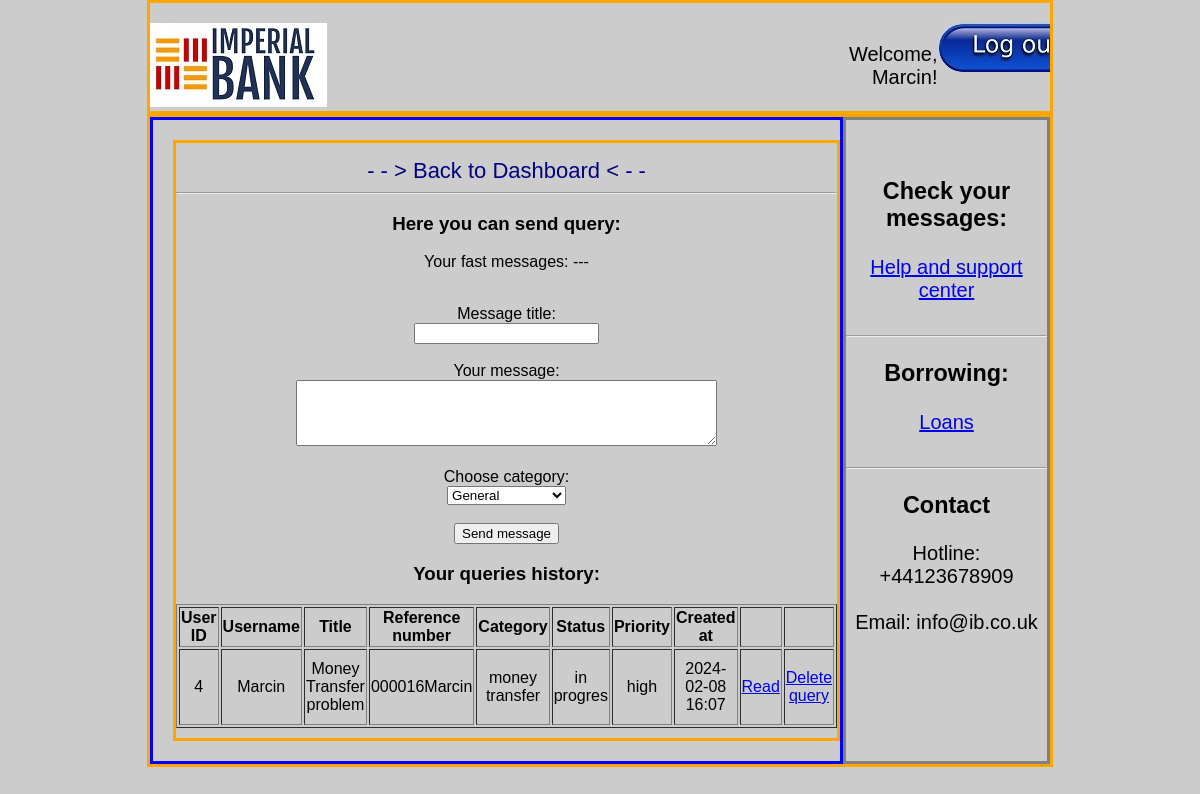
/help_center (signed in), run on an earlier commit of the app's database.
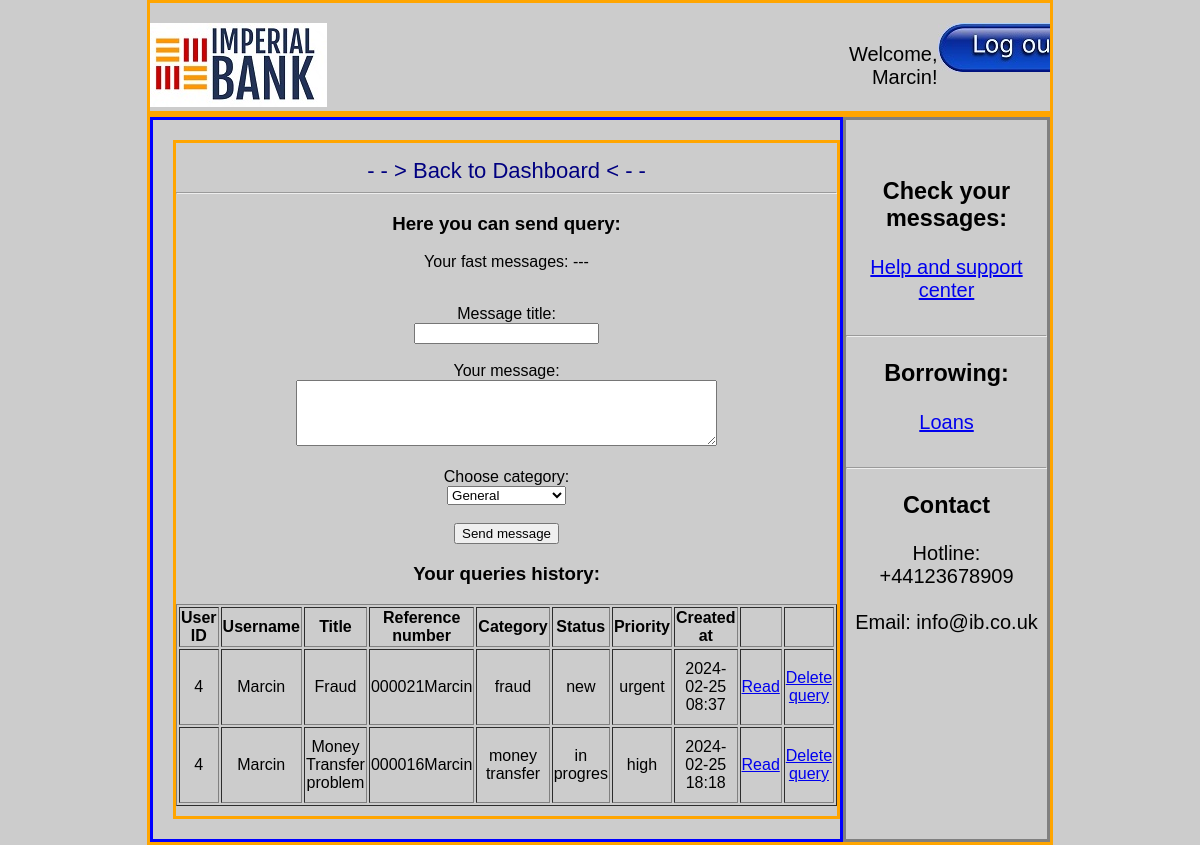
And on a later commit of the database.
### models/models.py (models this page shows, shortened)
class Users(db.Model, UserMixin):
    id = db.Column(db.Integer, primary_key=True)
    username = db.Column(db.String(50), unique=True, nullable=False)
    password_hash = db.Column(db.String(128), nullable=False)
    role = db.Column(db.String(20), nullable=False, default='client')
    email = db.Column(db.String(120), unique=True, nullable=False)
    phone_number = db.Column(db.String(20), nullable = False)
    country = db.Column(db.String(50))
    transactions = db.relationship('Transaction', backref='user', lazy=True)

class SupportTickets(db.Model):
    id = db.Column(db.Integer, primary_key=True)
    user_id = db.Column(db.Integer, db.ForeignKey('users.id'), nullable=False)
    title = db.Column(db.String(100), nullable=False)
    description = db.Column(db.Text, nullable=False)
    reference_number = db.Column(db.String(50), nullable=False)
    status = db.Column(db.String(50), nullable=False, default='new')  # values: new, in progress, closed, rejected
    priority = db.Column(db.String(50), nullable=False, default='normal')  # values: normal, high, urgent
    category = db.Column(db.String(50), nullable=False, default='general')  # values: general, fraud, service problem, money transfer
    created_at = db.Column(db.DateTime, default=datetime.utcnow)

### app.py (the view)
@app.route('/help_center', methods=['GET'])
@login_required
def help_center():
    subquery = db.session.query(SupportTickets.reference_number,func.max(SupportTickets.created_at).label('max_date')).group_by(SupportTickets.reference_number).subquery()
    user_queries = db.session.query(SupportTickets).join(subquery,(SupportTickets.reference_number == subquery.c.reference_number) &
        (SupportTickets.created_at == subquery.c.max_date)).filter(SupportTickets.user_id == current_user.id).all()
    return render_template('help_center.html', all_queries = user_queries)

### app.py (called while the page is built)
@app.before_request
def initialize_database():
    db.create_all()
    session.permanent = True

@login_manager.user_loader
def load_user(user_id):
    return Users.query.get(int(user_id))

### templates/help_center.html (shortened to what this page needs)
{% extends 'base3.html' %}
{% block precontent%}
<a href="{{ url_for('dashboard') }}" class="link3"> - - > Back to Dashboard < - - </a><br>
<hr>
<h3>Here you can send query:</h3>
{% with messages = get_flashed_messages() %}
{% if not messages %}
    <p>Your fast messages: ---</p>
{% endif %}
{% endwith %}
<br>
<form action="{{ url_for('send_query_bp.send_query') }}" method="post" role="form">
    <label for="title">Message title:</label> <br>
    <input type="text" id="title" name="title" required> <br><br>
    <label for="description">Your message: </label> <br>
    <textarea id="description" name="description" required rows="4" cols="50"></textarea> <br><br>
    <label for="category">Choose category:</label> <br>
    <select type="text" id="category" name="category" def required>
        <option value="general">General</option>
    </select> <br><br>
    <input type="submit" value="Send message"><br>
</form>
<h3>Your queries history: </h3>
<table border="1" class="center-table" >
  <thead>
      <tr>
          <th>User ID</th>
          <th>Username</th>
          <th>Title</th>
          <th>Reference number</th>
          <th>Category</th>
          <th>Status</th>
          <th>Priority</th>
          <th>Created at</th>
          <th> </th>
          <th> </th>
      </tr>
  </thead>
  <tbody>
      {% for query in all_queries %}
          <tr>
              <td>{{ query.user_id }}</td>
              <td>{{ current_user.username }}</td>
              <td>{{ query.title }}</td>
              <td>{{ query.reference_number }}</td>
              <td>{{ query.category }}</td>
              <td>{{ query.status }}</td>
              <td>{{ query.priority }}</td>
              <td>{{ query.created_at.strftime('%Y-%m-%d %H:%M') }}</td>
              <td>&nbsp; <a href="{{ url_for('read_message_bp.read_message', query_ref=query.reference_number) }}">Read</a> &nbsp;</td>
              <td>&nbsp; <a href="{{ url_for('delete_messages_for_query_bp.delete_messages_for_query', query_ref=query.reference_number) }}">Delete query</a> &nbsp; </td>
          </tr>
      {% endfor %}
  </tbody>
</table>
{%  endblock %}

### templates/base3.html (shortened to what this page needs)
<!DOCTYPE html>
<html lang="en">
<head>
    <link rel="stylesheet" href="{{ url_for('static', filename='styles.css') }}">
</head>
<body>
    <header>
        <div class="container5">
            <div class="left4">
                <img src="{{ url_for('static', filename='imperial-bank-2.jpg') }}" alt="Imperial Bank">
            </div>
            <div class="right4">
                <p>Welcome, {{ current_user.username }}!</p>
            </div>
            <div class="right4">
                <a href="{{ url_for('logout') }}"><img src="{{ url_for('static', filename='logout.jpg') }}" alt="logout"> </a>
            </div>
        </div>
    </header>
    <main>
        <div class="container5">
            <div class="left5">
                <div class="container100">
                    <div class="center">
                        {% block precontent%}
                        {%  endblock %}
                    </div>
                </div>
            </div>
            <div class="right5">
                <div class="center">
                    <h3>Check your messages: </h3>
                    <a href="{{ url_for('help_center') }}" > Help and support center</a><br><br>
                    <hr>
                    <h3>Borrowing: </h3>
                    <a href="{{ url_for('loans') }}" > Loans </a> <br><br>
                    <hr>
                    <h3>Contact</h3>
                    Hotline: +44123678909 <br><br>
                    Email: info@ib.co.uk
                </div>
            </div>
        </div>
    </main>
</body>
</html>

### static/styles.css (style rules this page uses)
body { font-family: 'Arial', sans-serif; margin: 0; padding: 0; background-color: #ccc; }
.center { margin-left: auto; margin-right: auto; padding-left: 0px; padding-top: 15px; text-align: center; }
.center-table { margin-left: auto; margin-right: auto; text-align: center; width: 100%; }
.link3 { color: navy; font-size: 22px; text-decoration: none; }
.left4 { flex: 6; text-align: left; padding-top: 20px; }
.right4 { flex: 1; text-align: right; justify-content: right; overflow: auto; padding-top: 20px; font-size: 20px; }
.container5 { display: flex; justify-content: space-between; margin: 0 auto; max-width: 75%; border-color: orange; border-style: solid; }
.left5 { flex: 3; text-align: left; padding-top: 20px; padding-left: 20px; padding-bottom: 20px; border-color: blue; border-style: solid; }
.right5 { flex: 1; text-align: right; justify-content: right; overflow: auto; padding-top: 20px; font-size: 20px; border-color: grey; border-style: solid; }
.container100 { display: flex; justify-content: space-between; margin: 0 auto; max-width: 100%; border-color: orange; border-style: solid; padding-bottom: 10px; }

What changed in the data, as far as the page shows it:
no longer on this page (row unchanged): SupportTickets: user_id "4", {{ current_user.username }} "Marcin", title "Money Transfer problem", reference_number "000016Marcin", category "money transfer", status "in progres", priority "high", created_at "2024-02-08 16:07"
added SupportTickets: user_id "4", {{ current_user.username }} "Marcin", title "Fraud", reference_number "000021Marcin", category "fraud", status "new", priority "urgent", created_at "2024-02-25 08:37"
added SupportTickets: user_id "4", {{ current_user.username }} "Marcin", title "Money Transfer problem", reference_number "000016Marcin", category "money transfer", status "in progres", priority "high", created_at "2024-02-25 18:18"
